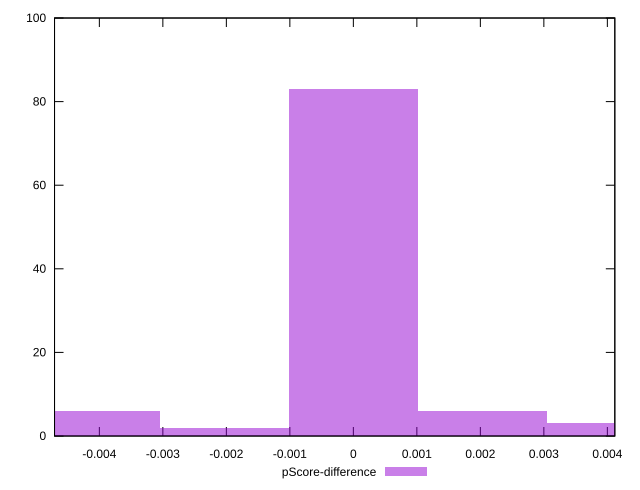

Reproduce this figure in gnuplot.
reset

$pScoreDifference <<EOF
0 83
-0.004064654699521423 6
0.0020323273497607113 6
-0.0020323273497607113 2
0.004064654699521423 3
EOF

set key outside below
set boxwidth 0.0020323273497607113
set xrange [-0.0047058823529412125:0.004117647058823512]
set yrange [0:100]
set trange [0:100]
set style fill transparent solid 0.5 noborder
set terminal svg size 640, 490 enhanced background rgb 'white'
set output "report_00015_2021-02-09T16-11-33.973Z/uses-text-compression/samples/pages/pScore-difference/histogram.svg"

plot $pScoreDifference title "pScore-difference" with boxes

reset
